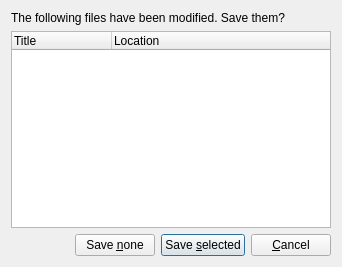
<?xml version="1.0" encoding="UTF-8"?>
<ui version="4.0">
 <class>MultiSaveDialog</class>
 <widget class="QDialog" name="MultiSaveDialog">
  <property name="geometry">
   <rect>
    <x>0</x>
    <y>0</y>
    <width>342</width>
    <height>267</height>
   </rect>
  </property>
  <property name="windowTitle">
   <string>Save modified files?</string>
  </property>
  <layout class="QVBoxLayout" name="verticalLayout">
   <item>
    <widget class="QLabel" name="label">
     <property name="text">
      <string>The following files have been modified. Save them?</string>
     </property>
    </widget>
   </item>
   <item>
    <widget class="QTreeWidget" name="fileTree">
     <property name="rootIsDecorated">
      <bool>false</bool>
     </property>
     <column>
      <property name="text">
       <string>Title</string>
      </property>
     </column>
     <column>
      <property name="text">
       <string>Location</string>
      </property>
     </column>
    </widget>
   </item>
   <item>
    <layout class="QHBoxLayout" name="horizontalLayout">
     <item>
      <spacer name="horizontalSpacer">
       <property name="orientation">
        <enum>Qt::Horizontal</enum>
       </property>
       <property name="sizeHint" stdset="0">
        <size>
         <width>40</width>
         <height>20</height>
        </size>
       </property>
      </spacer>
     </item>
     <item>
      <widget class="QPushButton" name="noneButton">
       <property name="text">
        <string>Save &amp;none</string>
       </property>
       <property name="autoDefault">
        <bool>false</bool>
       </property>
      </widget>
     </item>
     <item>
      <widget class="QPushButton" name="saveButton">
       <property name="text">
        <string>Save &amp;selected</string>
       </property>
       <property name="autoDefault">
        <bool>false</bool>
       </property>
       <property name="default">
        <bool>true</bool>
       </property>
      </widget>
     </item>
     <item>
      <widget class="QPushButton" name="cancelButton">
       <property name="text">
        <string>&amp;Cancel</string>
       </property>
       <property name="autoDefault">
        <bool>false</bool>
       </property>
       <property name="default">
        <bool>false</bool>
       </property>
      </widget>
     </item>
    </layout>
   </item>
  </layout>
 </widget>
 <resources/>
 <connections>
  <connection>
   <sender>saveButton</sender>
   <signal>clicked()</signal>
   <receiver>MultiSaveDialog</receiver>
   <slot>accept()</slot>
   <hints>
    <hint type="sourcelabel">
     <x>214</x>
     <y>247</y>
    </hint>
    <hint type="destinationlabel">
     <x>20</x>
     <y>234</y>
    </hint>
   </hints>
  </connection>
  <connection>
   <sender>cancelButton</sender>
   <signal>clicked()</signal>
   <receiver>MultiSaveDialog</receiver>
   <slot>reject()</slot>
   <hints>
    <hint type="sourcelabel">
     <x>301</x>
     <y>241</y>
    </hint>
    <hint type="destinationlabel">
     <x>261</x>
     <y>232</y>
    </hint>
   </hints>
  </connection>
 </connections>
</ui>
